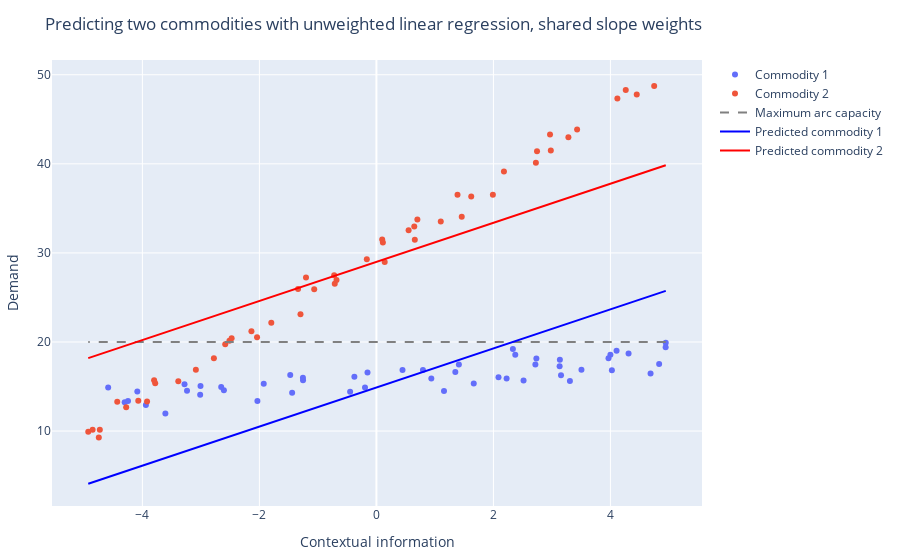

Notebook cell for this chart:
### Code cell
plot([
    scatter(x=phis_1, y=demands_1, name="Commodity 1", mode="markers"), 
    scatter(x=phis_2, y=demands_2, name="Commodity 2", mode="markers"),
    scatter(x=x_cap, y=y_cap, name="Maximum arc capacity", mode="lines", line=attr(color="gray", dash="dash")),
    scatter(x=x_cap, y=y_l_model_com1, name="Predicted commodity 1", mode="lines", line=attr(color="blue")),
    scatter(x=x_cap, y=y_l_model_com2, name="Predicted commodity 2", mode="lines", line=attr(color="red")),

    ],
    Layout(
        xaxis_title="Contextual information", 
        yaxis_title="Demand",
        title="Predicting two commodities with unweighted linear regression, shared slope weights"),
)

### Figure 1 — Plotly figure (JSON) as saved in the notebook; plotly's stock layout.template omitted (floating-point values rounded to 4 significant figures)
{"data": [{"mode": "markers", "name": "Commodity 1", "type": "scatter", "x": [-2.607, 1.409, 3.505, 2.373, -4.585, -4.246, -3.28, 3.999, -1.254, -0.1521, 3.136, -1.926, -3.607, 0.4462, 3.967, -3.94, -4.086, 1.349, 4.025, -2.653, 4.944, -4.303, 2.225, -1.256, -3.237, 1.664, -3.012, -1.44, 1.155, 3.307, 4.945, 4.31, 2.717, -0.3766, 0.9387, 3.155, -0.1951, 2.734, -1.473, 4.105, 4.833, 3.131, 2.515, 4.686, 2.333, -0.4493, -2.034, -3.006, 0.7954, 2.087], "y": [14.58, 17.49, 16.88, 18.56, 14.89, 13.38, 15.26, 18.57, 15.71, 16.58, 18.01, 15.31, 11.98, 16.85, 18.18, 12.93, 14.45, 16.62, 16.82, 14.96, 19.42, 13.23, 15.91, 15.97, 14.52, 15.34, 14.07, 14.29, 14.5, 15.61, 19.92, 18.72, 17.46, 16.11, 15.91, 16.26, 14.9, 18.15, 16.29, 19.01, 17.52, 17.27, 15.69, 16.47, 19.21, 14.4, 13.38, 15.06, 16.87, 16.05]}, {"mode": "markers", "name": "Commodity 2", "type": "scatter", "x": [0.6473, 0.6563, -1.797, 0.1102, -4.925, -4.745, -1.063, 4.45, -0.7119, -1.339, 1.621, 0.6999, 0.5502, -4.851, -0.1639, 2.967, 4.119, -2.512, -4.43, -1.298, -3.92, 0.09864, 2.981, 2.18, 1.458, 1.991, -4.07, -3.781, 4.262, 3.281, -1.204, 4.748, 1.1, 0.1419, -3.086, 2.745, -2.584, -0.6818, -2.136, -2.04, -4.277, 2.726, 3.43, -4.727, -3.799, -2.475, -3.386, 1.386, -2.778, -0.7221], "y": [32.95, 31.47, 22.17, 31.17, 9.925, 9.267, 25.93, 47.78, 26.53, 25.95, 36.32, 33.75, 32.56, 10.14, 29.3, 43.3, 47.33, 20.14, 13.3, 23.12, 13.32, 31.49, 41.51, 39.14, 34.05, 36.53, 13.39, 15.37, 48.28, 42.98, 27.23, 48.73, 33.54, 28.99, 16.88, 41.4, 19.74, 26.95, 21.21, 20.52, 12.68, 40.13, 43.86, 10.14, 15.7, 20.41, 15.59, 36.54, 18.17, 27.48]}, {"line": {"color": "gray", "dash": "dash"}, "mode": "lines", "name": "Maximum arc capacity", "type": "scatter", "x": [4.945, -4.925], "y": [20, 20]}, {"line": {"color": "blue"}, "mode": "lines", "name": "Predicted commodity 1", "type": "scatter", "x": [4.945, -4.925], "y": [25.74, 4.092]}, {"line": {"color": "red"}, "mode": "lines", "name": "Predicted commodity 2", "type": "scatter", "x": [4.945, -4.925], "y": [39.84, 18.19]}], "layout": {"margin": {"b": 50, "l": 50, "r": 50, "t": 60}, "title": "Predicting two commodities with unweighted linear regression, shared slope weights", "xaxis": {"title": {"text": "Contextual information"}}, "yaxis": {"title": {"text": "Demand"}}}}
